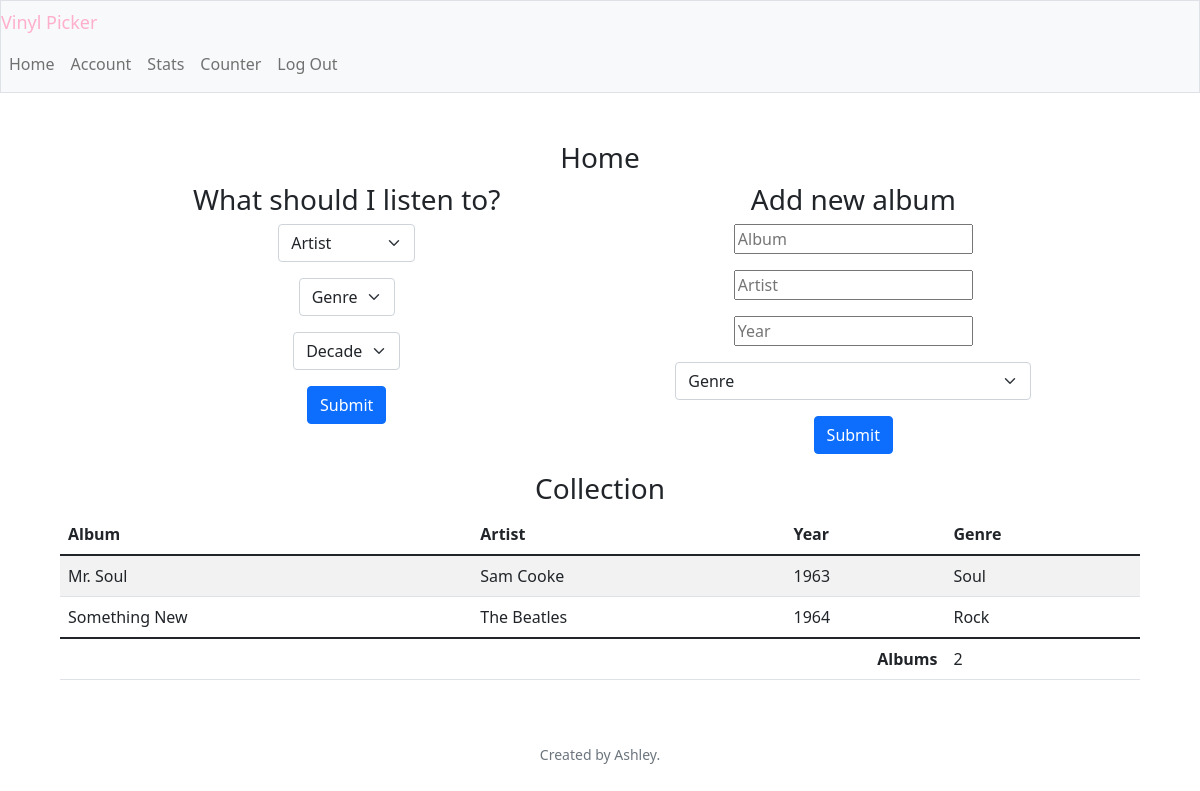
/ (signed in), run on the app's committed database.
### tables this page shows
CREATE TABLE library (id INTEGER PRIMARY KEY AUTOINCREMENT NOT NULL, album TEXT NOT NULL, artist TEXT NOT NULL, year INTEGER NOT NULL, genre TEXT NOT NULL, user_id INTEGER NOT NULL, decade INTEGER NOT NULL, FOREIGN KEY(user_id) REFERENCES users(id));

### app.py (the view)
@app.route("/", methods=["GET", "POST"])
@login_required
def index():
    user_id = session["user_id"]
    artist_choices = db.execute("SELECT DISTINCT artist FROM library WHERE user_id=?", user_id)
    genre_choices = db.execute("SELECT DISTINCT genre FROM library WHERE user_id=?", user_id)
    year_choices = db.execute("SELECT DISTINCT decade FROM library WHERE user_id=?", user_id)
    libraries = db.execute("SELECT * FROM library WHERE user_id=? ORDER BY artist, year", user_id)
    count_table = db.execute("SELECT COUNT(album) FROM library WHERE user_id=?", user_id)
    count = int(count_table[0]["COUNT(album)"])
    return render_template("index.html", artist_choices=artist_choices, genre_choices=genre_choices, year_choices=year_choices, libraries=libraries, count=count)

### app.py (called while the page is built)
@app.after_request
def after_request(response):
    response.headers["Cache-Control"] = "no-cache, no-store, must-revalidate"
    response.headers["Expires"] = 0
    response.headers["Pragma"] = "no-cache"
    return response

### helpers.py (called while the page is built)
def login_required(f):
    @wraps(f)
    def decorated_function(*args, **kwargs):
        if session.get("user_id") is None:
            return redirect("/login")
        return f(*args, **kwargs)
    return decorated_function

### templates/index.html (shortened to what this page needs)
{% extends "layout.html" %}
{% block main %}
    <h3>Home</h3>
    <div class="container">
        <div class="row justify-content-evenly">
            <div class="col-4">
                <h3>What should I listen to?</h3>
                <form action="/random" method="post">
                    <div class="mb-3">
                        <select class="form-select mx-auto w-auto" name="artist">
                            <option disabled selected>Artist</option>
                        </select>
                    </div>
                    <div class="mb-3">
                        <select class="form-select mx-auto w-auto" name="genre">
                            <option disabled selected>Genre</option>
                        </select>
                    </div>
                    <div class="mb-3">
                        <select class="form-select mx-auto w-auto" name="year">
                            <option disabled selected>Decade</option>
                        </select>
                    </div>
                    <button class="btn btn-primary mb-5" type="submit">Submit</button>
                </form>
            </div>
            <div class="col-4">
                <h3>Add new album</h3>
                <div class="mb-3">
                    <form action="/upload" method="post">
                        <input class="mb-3" autocomplete="off" id="album" name="album" placeholder="Album" type="text">
                        <input class="mb-3" autocomplete="off" id="artist" name="artist" placeholder="Artist" type="text">
                        <input class="mb-3" autocomplete="off" id="year" name="year" placeholder="Year" type="integer">
                        <select class="form-select mb-3" name="genre">
                            <option disabled selected>Genre</option>
                        </select>
                        <button class="btn btn-primary" type="submit" value="submit">Submit</button>
                    </form>
                </div>
            </div>
        </div>
    </div>
    <div class="mx-5">
        <h3>Collection</h3>
        <table class="table table-striped">
            <thead>
                <tr>
                    <th class="text-start">Album</th>
                    <th class="text-start">Artist</th>
                    <th class="text-start">Year</th>
                    <th class="text-start">Genre</th>
                </tr>
            </thead>
            <tbody>
                {% for library in libraries %}
                <tr>
                    <td class="text-start">{{ library.album }}</td>
                    <td class="text-start">{{ library.artist }}</td>
                    <td class="text-start">{{ library.year }}</td>
                    <td class="text-start">{{ library.genre }}</td>
                </tr>
                {% endfor %}
            </tbody>
            <tfoot>
                <tr>
                    <td class="text-end fw-bold" colspan="3">Albums</td>
                    <td class="text-start">{{ count }}</td>
                </tr>
            </tfoot>
        </table>
    </div>
{% endblock %}

### data on the page
library: album "Mr. Soul", artist "Sam Cooke", year "1963", genre "Soul"
library: album "Something New", artist "The Beatles", year "1964", genre "Rock"

### other printed values
{{ count }} "2"
